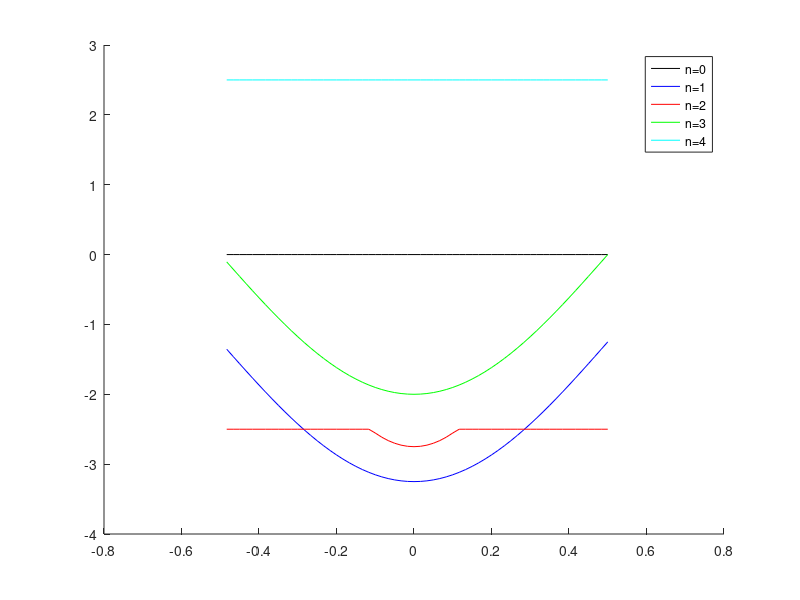

This figure's MATLAB source:
clear;
clc;
format long
tic;

L = 120;
% k = -pi/2 + 2*pi/L:2*pi/L:pi/2;
k = -1/2 + 2/L:2/L:1/2; % *pi
% k = 2/L:2/L:1;
U = 5;
VV = 0;
E_k = -2*cospi(k');
nk = length(E_k);

phi0_0 = zeros(1,nk);
phi0_1 = zeros(2,nk);
phi0_2 = zeros(4,nk);
phi0_3 = zeros(2,nk);
phi0_4 = zeros(1,nk);
phi0_2(1,:) = 1;

% m0 = 2*phi0_2(1,:)*phi0_2(2,:)'/L;
m0 = 0.5;

E0 = 0;
E1 = zeros(2,nk);
E2 = zeros(4,nk);
E2a = -U/2;
E3 = zeros(2,nk);
E4 = U/2;

b = -2*m0*VV;
for j = 1:nk
    a = E_k(j);

    % spin number = 1
    H1 = [a-U/4 b;
        b -a-U/4];
    [V1,D1] = eig(H1);
    e1 = diag(D1);
    E1(:,j) = e1;

    % spin number = 2
    H2 = [2*a+U/4 b b 0;
        b -U/2 0 b;
        b 0 -U/2 b;
        0 b b -2*a+U/4];
    [V2,D2] = eig(H2);
    e2 = diag(D2);
    E2(:,j) = e2;

    % spin number = 3
    H3 = [a b;
        b -a];
    [V3,D3] = eig(H3);
    e3 = diag(D3);
    E3(:,j) = e3;
end
%m0(i) = 2/L*(phi0_1(1,:)'*phi0_1(2,:));

E1_GS = E1(1,:);
E2_GS = min([E2(1,:);E2a*ones(1,nk)]);
E3_GS = E3(1,:);
E2_GS_sum = sum(E2_GS);
E13_GS_sum = sum(E1_GS(1:nk/4)) + sum(E1_GS(3*nk/4+1:nk)) + sum(E3_GS(nk/4+1:nk/2));
E31_GS_sum = sum(E3_GS(1:nk/4)) + sum(E3_GS(3*nk/4+1:nk)) + sum(E1_GS(nk/4+1:nk/2));

filename = strcat('L = ',num2str(L), ', U = ', num2str(U), ', V = ', num2str(VV), ', m0 = ', num2str(m0));
figure('Name',filename);
% set(gcf, 'position', [100 70 1700 900]);
hold on
plot(k,E0*ones(1,nk),'Color','black')
plot(k,E1_GS,'Color','b')
plot(k,E2_GS,'Color','r')
plot(k,E3_GS,'Color','g')
plot(k,E4*ones(1,nk),'Color','cyan')
legend('n=0','n=1','n=2','n=3','n=4')

toc;